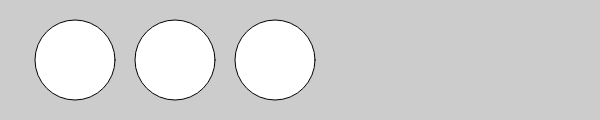
Frame 1 (no input)
Frame 60 (no input): identical to frame 1, image omitted
Frame 120 (the mouse pressed at the canvas centre since frame 60): identical to frame 1, image omitted

The p5.js sketch that drew this single still picture (run headless with seeded random() and noise() and a simulated clock; from frame 60 on, the mouse is pressed at the canvas centre):

// p5.js sketch
// ── sketch.js

var y = 60;
var d = 80;

function setup() {
  createCanvas(600, 120);
}

function draw() {
  background(204);
  ellipse(75, y, d, d);   // Left
  ellipse(175, y, d, d);  // Middle
  ellipse(275, y, d, d);  // Right
}
